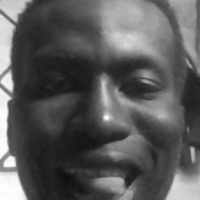
#> input picture data/datasets/AbdulBasit/11.png, 200 x 200 px, given in place of the camera
$ python -i face.py   (imports and definitions only)
#> lines starting #> are read from the running program, lines starting #| are printed output that depends on the picture; after the words box and inside, x2 and y2 are one past the last pixel; in counts of white or black regions, pixels touching at a corner belong together
import cv2
import cv2.face
from pathlib import Path
import numpy as np
import os
import inspect


# Name of the Haar cascade file we need.
_DEFAULT_CASCADE = "haarcascade_frontalface_default.xml"


def _find_haarcascade():
    """Locate the Haar cascade xml file robustly across environments.

    Tries several strategies and returns a string path. Raises RuntimeError
    if the file cannot be found.
    """
    # 1) Typical OpenCV installation exposes the directory at `cv2.data.haarcascades`
    try:
        base = getattr(cv2, "data", None)
        if base is not None:
            base_path = getattr(base, "haarcascades", None)
            if base_path:
                candidate = os.path.join(base_path, _DEFAULT_CASCADE)
                if os.path.exists(candidate):
                    return candidate
    except Exception:
        pass

    # 2) Try to locate near the cv2 module installation (some builds package data differently)
    try:
        cv2_file = inspect.getsourcefile(cv2)
        if cv2_file:
            candidate = os.path.join(os.path.dirname(cv2_file), "data", _DEFAULT_CASCADE)
            if os.path.exists(candidate):
                return candidate
    except Exception:
        pass

    # 3) Try a path relative to this repository (in case the project ships cascades)
    candidate = os.path.normpath(os.path.join(os.path.dirname(__file__), "..", "data", _DEFAULT_CASCADE))
    if os.path.exists(candidate):
        return candidate

    # 4) Last resort: if cv2.data.haarcascades exists return that string (may still fail later)
    try:
        data_module = getattr(cv2, "data", None)
        if data_module is not None:
            haarcascades_path = getattr(data_module, "haarcascades", None)
            if haarcascades_path:
                return str(haarcascades_path + _DEFAULT_CASCADE)
    except Exception:
        pass

    raise RuntimeError("Could not locate Haar cascade xml. Ensure OpenCV data files are installed.")


# Resolved cascade path (string)
CASCADE = _find_haarcascade()


def ensure_dir(p: Path):
    # Ensure the parent directory exists so we can write files there.
    p.parent.mkdir(parents=True, exist_ok=True)


def capture_images_for_user(name: str, out_dir: str | Path, count: int = 20):
    """Capture `count` face images from the webcam and save them.

    - `name` is used to create a folder under `out_dir`.
    - The function shows a small camera window; press 'q' to stop early.
    - Returns the path to the folder where images were saved.
    """
#> called with name = '../data/datasets/AbdulBasit/11.png', out_dir = 'out.png', count = 20
    out_dir = Path(out_dir) / name
    out_dir.mkdir(parents=True, exist_ok=True)
    cap = cv2.VideoCapture(0)
    detector = cv2.CascadeClassifier(CASCADE)
    captured = 0
    print("Starting capture - press 'q' to quit early")
    while captured < count:
        ret, frame = cap.read()
#> frame is the input picture: shape (200, 200, 3); min 14, max 254, mean 90.7
        if not ret:
            break
        gray = cv2.cvtColor(frame, cv2.COLOR_BGR2GRAY)
        faces = detector.detectMultiScale(gray, scaleFactor=1.1, minNeighbors=5)
#> faces = [[11, 11, 176, 176]]
        for (x, y, w, h) in faces:
            # Crop the face region and resize to 200x200 for consistency
            face = gray[y : y + h, x : x + w]
            face_resized = cv2.resize(face, (200, 200))
            fn = out_dir / f"{captured}.png"
            cv2.imwrite(str(fn), face_resized)
            captured += 1
            # Draw a rectangle so the user knows a face was detected
            cv2.rectangle(frame, (x, y), (x + w, y + h), (0, 255, 0), 2)
            break
#> this loop made 1 pass
#> (x, y, w, h, captured) on pass 1: (11, 11, 176, 176, 1)
#> pass 1, in capture_images_for_user, `face = gray[y : y + h, x : x + w]`:
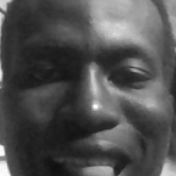
#> face: shape (176, 176); min 14, max 253, mean 79.1
#> after the loop:
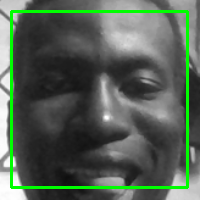
#> frame: shape (200, 200, 3); 5.27% of pixels changed, all inside (x1, y1, x2, y2) = (10, 10, 189, 189)
#> after the loop, captured = 1
        cv2.imshow("capture", frame)
        if cv2.waitKey(1) & 0xFF == ord("q"):
#> (key q is pressed here)
            break
    cap.release()
    cv2.destroyAllWindows()
    print(f"Captured {captured} images to {out_dir}")
#| Captured 1 images to out.png/../data/datasets/AbdulBasit/11.png
    return str(out_dir)


# [90 lines left out: functions _create_lbph_recognizer, train_lbph_model, predict_with_model, detect_largest_face, not called in this run]

>>> result = capture_images_for_user('../data/datasets/AbdulBasit/11.png', 'out.png')
